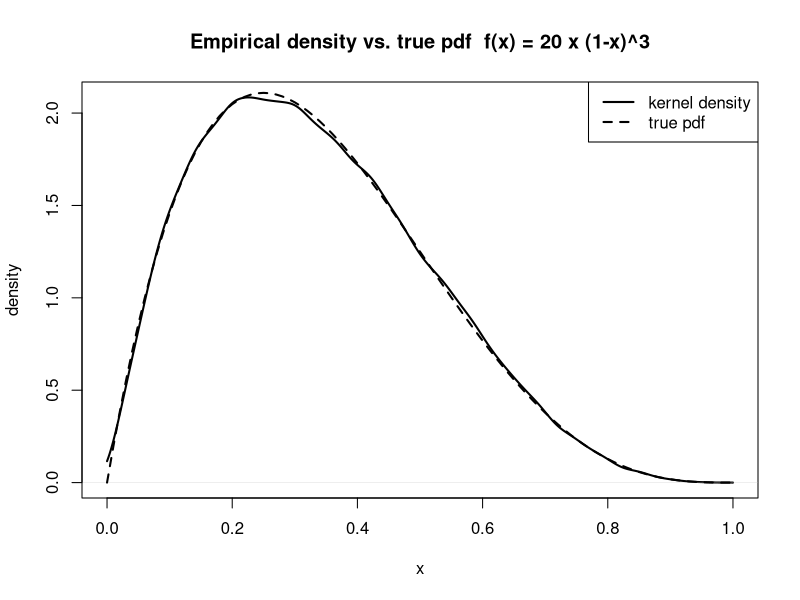

Write R code to recreate this figure.
# Target PDF
f <- function(x) 20 * x * (1 - x)^3 # 0 < x < 1
c <- 135 / 64 # Found in the report

r_f <- function(M) {
  out    <- numeric(M)
  i      <- 1
  trials <- 0L
  while (i <= M) {
    y <- runif(1)           # proposal from g
    u <- runif(1)           # uniform for accept / reject
    trials <- trials + 1L
    if (u <= f(y) / c) {    # accept
      out[i] <- y
      i <- i + 1
    }
  }
  attr(out, "acc_rate") <- M / trials
  out
}

set.seed(2024)
M <- 1e5
x <- r_f(M)
acc_sim <- attr(x, "acc_rate")        # empirical acceptance prob

cat("Empirical acceptance probability :", round(acc_sim, 4), "\n")
cat("Theoretical acceptance probability:", round(64/135, 4), "\n")

# Density of the function
dens <- density(x, from = 0, to = 1)

# Plot
plot(dens, main = "Empirical density vs. true pdf  f(x) = 20 x (1-x)^3",
     xlab = "x", ylab = "density", lwd = 2)
curve(f, from = 0, to = 1, add = TRUE, lwd = 2, lty = 2)
legend("topright", legend = c("kernel density", "true pdf"),
       lwd = 2, lty = c(1, 2))
